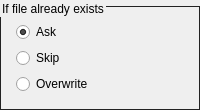
      <widget class="QGroupBox" name="groupBox">
       <property name="sizePolicy">
        <sizepolicy hsizetype="Preferred" vsizetype="Preferred">
         <horstretch>0</horstretch>
         <verstretch>0</verstretch>
        </sizepolicy>
       </property>
       <property name="minimumSize">
        <size>
         <width>200</width>
         <height>0</height>
        </size>
       </property>
       <property name="styleSheet">
        <string notr="true">QGroupBox {
    border: 1px solid #222;
    margin-top: 6px;
	padding: 4px;
} </string>
       </property>
       <property name="title">
        <string>If file already exists</string>
       </property>
       <layout class="QGridLayout" name="gridLayout_10">
        <item row="0" column="0">
         <widget class="QRadioButton" name="radioButton_ask">
          <property name="font">
           <font>
            <family>Segoe UI</family>
            <pointsize>9</pointsize>
           </font>
          </property>
          <property name="text">
           <string>Ask</string>
          </property>
          <property name="checked">
           <bool>true</bool>
          </property>
         </widget>
        </item>
        <item row="2" column="0">
         <widget class="QRadioButton" name="radioButton_overwrite">
          <property name="font">
           <font>
            <family>Segoe UI</family>
            <pointsize>9</pointsize>
           </font>
          </property>
          <property name="text">
           <string>Overwrite</string>
          </property>
         </widget>
        </item>
        <item row="1" column="0">
         <widget class="QRadioButton" name="radioButton_skip">
          <property name="font">
           <font>
            <family>Segoe UI</family>
            <pointsize>9</pointsize>
           </font>
          </property>
          <property name="text">
           <string>Skip</string>
          </property>
         </widget>
        </item>
       </layout>
      </widget>
